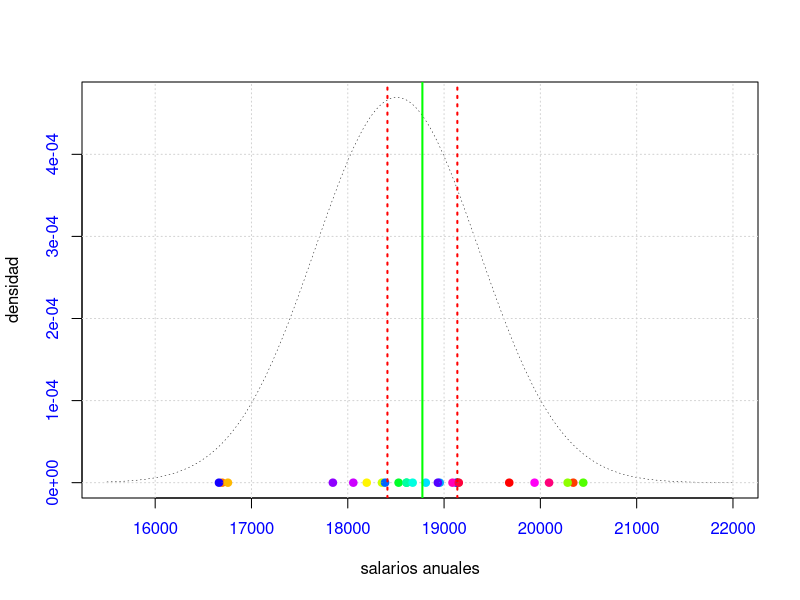

Recreate this plot in R.
## ---- chunk 1
#a)
setwd("C:/Users/34636/Desktop/Alejandro_Arzola_ME_3_entrega/DATOS")
suel2= read.table("sueldos_hosteleria.txt", dec=".", sep = ",", header = T)
suel2
attach(suel2)
x=mean(Sueldos)# devuelve la media muestralde datos.
x
y<-sd(Sueldos) # devuelve la desviación típica muestral de datos.
y
w=sum(sqrt(Sueldos))# devuelve  la suma de las √x
w
z<-length(Sueldos)
z
t.test(suel2, mu=18510, conf.level = 0.95)
alfa=0.1

ci2= x-qt(1-alfa/2, df=z-1)*y/sqrt(z)
cs2= x+qt(1-alfa/2,df=z-1)*y/sqrt(z)
cm <- c(ci2,cs2)
cm
#Nos aseguramos con un 90 % que el intervalo de confianza se encuentra entre 18411.73 19137.79
## ---- chunk 2
#b) # Aplicamos la formula del intervalo de confianza para la varianza 
# hallamos los salarios  con α= 0.05, los límites inferior y superior (ci,cs) son:
cvi = (z-1)*y^2/qchisq(1-alfa/2,(z-1))
cvs=(z-1)*y^2/qchisq(alfa/2,(z-1))
cv=c(cvi,cvs)
cv
sqrt(cv)
# Como conclusion verificamos con con un  90 % que el intervlao se encuentra entre 861,304 y 1396.79
## ---- chunk 3
#c)
su<-15500:22000
plot(su, dnorm(su, 18510.0,850 ), col="black", type = "l", lty=3,lwd=0.5, xlab = "salarios anuales", ylab = "densidad",col.axis = "blue")
grid()
points(Sueldos, dnorm(Sueldos,18510,0.850), col  = rainbow(25), pch=19)
points(Sueldos, dnorm(Sueldos,18510,0.850), col  = rainbow(25), type = "h", lwd=0.75, lty=3)
# linea que representa la media de los sueldos 
abline(v=x, col="green", lwd=2)
# Intervalo de confianza menor linea que lo representa
abline(v=ci2, col="red", lty=3, lwd=2)
# Intervalo de confianza mayor linea que lo representa
abline(v=cs2, col="red", lty=3, lwd=2)
# Como conlcusion tenemos que la mayoria se encuentra entre nuestro intervalo de confianza y los que lo superan o son menores sufren una mayor dispersion y son menos cantidad tambien se observa que se encuentra un poco ladeado de nuestra media 
